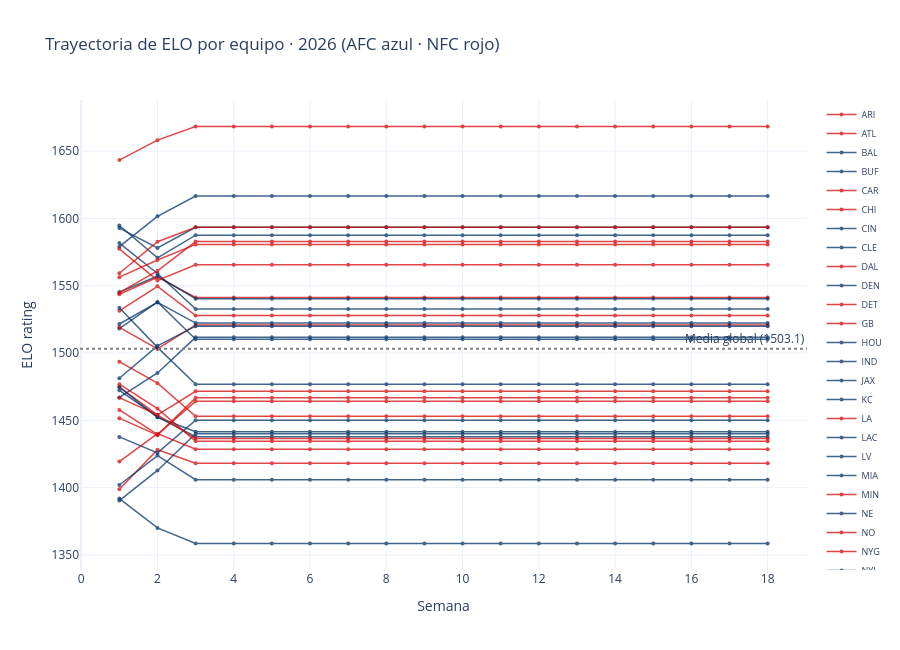

The notebook cell saved with this chart:
### Markdown cell above
## §7 · Trayectoria de ELO por equipo

Evolución del ELO de cada equipo a lo largo de la temporada, con los
resultados reales ya incorporados. Da clic en un equipo de la leyenda para
aislarlo (doble clic para volver a mostrar todos).

### Code cell
fig = go.Figure()

for t in sorted(elo_evolution_df['team'].unique()):
    t_df  = elo_evolution_df[elo_evolution_df['team'] == t].sort_values('week')
    color = AFC_COLOR if TEAM_CONF[t] == 'AFC' else NFC_COLOR
    fig.add_trace(go.Scatter(
        x=t_df['week'], y=t_df['elo_pre_week'],
        mode='lines+markers', name=t,
        line=dict(color=color, width=1.5),
        marker=dict(size=4),
        opacity=0.75,
        hovertemplate=f'<b>{t}</b><br>Semana %{{x}}<br>ELO: %{{y:.0f}}<extra></extra>',
    ))

fig.add_hline(y=GLOBAL_MEAN, line_dash='dot', line_color='gray',
              annotation_text=f'Media global ({GLOBAL_MEAN})')

fig.update_layout(
    title=f'Trayectoria de ELO por equipo · {SEASON} (AFC azul · NFC rojo)',
    xaxis_title='Semana', yaxis_title='ELO rating',
    template='plotly_white', height=650,
    legend=dict(font=dict(size=9)),
)
fig.show()

### Figure 1 — Plotly figure (JSON) as saved in the notebook; plotly's stock layout.template omitted (floating-point values rounded to 4 significant figures)
{"data": [{"hovertemplate": "<b>ARI</b><br>Semana %{x}<br>ELO: %{y:.0f}<extra></extra>", "line": {"color": "#D50A0A", "width": 1.5}, "marker": {"size": 4}, "mode": "lines+markers", "name": "ARI", "opacity": 0.75, "type": "scatter", "x": [1, 2, 3, 4, 5, 6, 7, 8, 9, 10, 11, 12, 13, 14, 15, 16, 17, 18], "y": [1399.0, 1428.0, 1418.0, 1418.0, 1418.0, 1418.0, 1418.0, 1418.0, 1418.0, 1418.0, 1418.0, 1418.0, 1418.0, 1418.0, 1418.0, 1418.0, 1418.0, 1418.0]}, {"hovertemplate": "<b>ATL</b><br>Semana %{x}<br>ELO: %{y:.0f}<extra></extra>", "line": {"color": "#D50A0A", "width": 1.5}, "marker": {"size": 4}, "mode": "lines+markers", "name": "ATL", "opacity": 0.75, "type": "scatter", "x": [1, 2, 3, 4, 5, 6, 7, 8, 9, 10, 11, 12, 13, 14, 15, 16, 17, 18], "y": [1494.0, 1478.0, 1453.0, 1453.0, 1453.0, 1453.0, 1453.0, 1453.0, 1453.0, 1453.0, 1453.0, 1453.0, 1453.0, 1453.0, 1453.0, 1453.0, 1453.0, 1453.0]}, {"hovertemplate": "<b>BAL</b><br>Semana %{x}<br>ELO: %{y:.0f}<extra></extra>", "line": {"color": "#013369", "width": 1.5}, "marker": {"size": 4}, "mode": "lines+markers", "name": "BAL", "opacity": 0.75, "type": "scatter", "x": [1, 2, 3, 4, 5, 6, 7, 8, 9, 10, 11, 12, 13, 14, 15, 16, 17, 18], "y": [1518.0, 1538.0, 1510.0, 1510.0, 1510.0, 1510.0, 1510.0, 1510.0, 1510.0, 1510.0, 1510.0, 1510.0, 1510.0, 1510.0, 1510.0, 1510.0, 1510.0, 1510.0]}, {"hovertemplate": "<b>BUF</b><br>Semana %{x}<br>ELO: %{y:.0f}<extra></extra>", "line": {"color": "#013369", "width": 1.5}, "marker": {"size": 4}, "mode": "lines+markers", "name": "BUF", "opacity": 0.75, "type": "scatter", "x": [1, 2, 3, 4, 5, 6, 7, 8, 9, 10, 11, 12, 13, 14, 15, 16, 17, 18], "y": [1579, 1602.0, 1617.0, 1617.0, 1617.0, 1617.0, 1617.0, 1617.0, 1617.0, 1617.0, 1617.0, 1617.0, 1617.0, 1617.0, 1617.0, 1617.0, 1617.0, 1617.0]}, {"hovertemplate": "<b>CAR</b><br>Semana %{x}<br>ELO: %{y:.0f}<extra></extra>", "line": {"color": "#D50A0A", "width": 1.5}, "marker": {"size": 4}, "mode": "lines+markers", "name": "CAR", "opacity": 0.75, "type": "scatter", "x": [1, 2, 3, 4, 5, 6, 7, 8, 9, 10, 11, 12, 13, 14, 15, 16, 17, 18], "y": [1458.0, 1440.0, 1464.0, 1464.0, 1464.0, 1464.0, 1464.0, 1464.0, 1464.0, 1464.0, 1464.0, 1464.0, 1464.0, 1464.0, 1464.0, 1464.0, 1464.0, 1464.0]}, {"hovertemplate": "<b>CHI</b><br>Semana %{x}<br>ELO: %{y:.0f}<extra></extra>", "line": {"color": "#D50A0A", "width": 1.5}, "marker": {"size": 4}, "mode": "lines+markers", "name": "CHI", "opacity": 0.75, "type": "scatter", "x": [1, 2, 3, 4, 5, 6, 7, 8, 9, 10, 11, 12, 13, 14, 15, 16, 17, 18], "y": [1531.0, 1550.0, 1528.0, 1528.0, 1528.0, 1528.0, 1528.0, 1528.0, 1528.0, 1528.0, 1528.0, 1528.0, 1528.0, 1528.0, 1528.0, 1528.0, 1528.0, 1528.0]}, {"hovertemplate": "<b>CIN</b><br>Semana %{x}<br>ELO: %{y:.0f}<extra></extra>", "line": {"color": "#013369", "width": 1.5}, "marker": {"size": 4}, "mode": "lines+markers", "name": "CIN", "opacity": 0.75, "type": "scatter", "x": [1, 2, 3, 4, 5, 6, 7, 8, 9, 10, 11, 12, 13, 14, 15, 16, 17, 18], "y": [1467.0, 1485.0, 1512.0, 1512.0, 1512.0, 1512.0, 1512.0, 1512.0, 1512.0, 1512.0, 1512.0, 1512.0, 1512.0, 1512.0, 1512.0, 1512.0, 1512.0, 1512.0]}, {"hovertemplate": "<b>CLE</b><br>Semana %{x}<br>ELO: %{y:.0f}<extra></extra>", "line": {"color": "#013369", "width": 1.5}, "marker": {"size": 4}, "mode": "lines+markers", "name": "CLE", "opacity": 0.75, "type": "scatter", "x": [1, 2, 3, 4, 5, 6, 7, 8, 9, 10, 11, 12, 13, 14, 15, 16, 17, 18], "y": [1438.0, 1426.0, 1450.0, 1450.0, 1450.0, 1450.0, 1450.0, 1450.0, 1450.0, 1450.0, 1450.0, 1450.0, 1450.0, 1450.0, 1450.0, 1450.0, 1450.0, 1450.0]}, {"hovertemplate": "<b>DAL</b><br>Semana %{x}<br>ELO: %{y:.0f}<extra></extra>", "line": {"color": "#D50A0A", "width": 1.5}, "marker": {"size": 4}, "mode": "lines+markers", "name": "DAL", "opacity": 0.75, "type": "scatter", "x": [1, 2, 3, 4, 5, 6, 7, 8, 9, 10, 11, 12, 13, 14, 15, 16, 17, 18], "y": [1475.0, 1454.0, 1472.0, 1472.0, 1472.0, 1472.0, 1472.0, 1472.0, 1472.0, 1472.0, 1472.0, 1472.0, 1472.0, 1472.0, 1472.0, 1472.0, 1472.0, 1472.0]}, {"hovertemplate": "<b>DEN</b><br>Semana %{x}<br>ELO: %{y:.0f}<extra></extra>", "line": {"color": "#013369", "width": 1.5}, "marker": {"size": 4}, "mode": "lines+markers", "name": "DEN", "opacity": 0.75, "type": "scatter", "x": [1, 2, 3, 4, 5, 6, 7, 8, 9, 10, 11, 12, 13, 14, 15, 16, 17, 18], "y": [1595.0, 1571.0, 1588.0, 1588.0, 1588.0, 1588.0, 1588.0, 1588.0, 1588.0, 1588.0, 1588.0, 1588.0, 1588.0, 1588.0, 1588.0, 1588.0, 1588.0, 1588.0]}, {"hovertemplate": "<b>DET</b><br>Semana %{x}<br>ELO: %{y:.0f}<extra></extra>", "line": {"color": "#D50A0A", "width": 1.5}, "marker": {"size": 4}, "mode": "lines+markers", "name": "DET", "opacity": 0.75, "type": "scatter", "x": [1, 2, 3, 4, 5, 6, 7, 8, 9, 10, 11, 12, 13, 14, 15, 16, 17, 18], "y": [1544.0, 1556.0, 1541.0, 1541.0, 1541.0, 1541.0, 1541.0, 1541.0, 1541.0, 1541.0, 1541.0, 1541.0, 1541.0, 1541.0, 1541.0, 1541.0, 1541.0, 1541.0]}, {"hovertemplate": "<b>GB</b><br>Semana %{x}<br>ELO: %{y:.0f}<extra></extra>", "line": {"color": "#D50A0A", "width": 1.5}, "marker": {"size": 4}, "mode": "lines+markers", "name": "GB", "opacity": 0.75, "type": "scatter", "x": [1, 2, 3, 4, 5, 6, 7, 8, 9, 10, 11, 12, 13, 14, 15, 16, 17, 18], "y": [1519.0, 1503, 1521.0, 1521.0, 1521.0, 1521.0, 1521.0, 1521.0, 1521.0, 1521.0, 1521.0, 1521.0, 1521.0, 1521.0, 1521.0, 1521.0, 1521.0, 1521.0]}, {"hovertemplate": "<b>HOU</b><br>Semana %{x}<br>ELO: %{y:.0f}<extra></extra>", "line": {"color": "#013369", "width": 1.5}, "marker": {"size": 4}, "mode": "lines+markers", "name": "HOU", "opacity": 0.75, "type": "scatter", "x": [1, 2, 3, 4, 5, 6, 7, 8, 9, 10, 11, 12, 13, 14, 15, 16, 17, 18], "y": [1582.0, 1559.0, 1533.0, 1533.0, 1533.0, 1533.0, 1533.0, 1533.0, 1533.0, 1533.0, 1533.0, 1533.0, 1533.0, 1533.0, 1533.0, 1533.0, 1533.0, 1533.0]}, {"hovertemplate": "<b>IND</b><br>Semana %{x}<br>ELO: %{y:.0f}<extra></extra>", "line": {"color": "#013369", "width": 1.5}, "marker": {"size": 4}, "mode": "lines+markers", "name": "IND", "opacity": 0.75, "type": "scatter", "x": [1, 2, 3, 4, 5, 6, 7, 8, 9, 10, 11, 12, 13, 14, 15, 16, 17, 18], "y": [1472.0, 1453.0, 1438.0, 1438.0, 1438.0, 1438.0, 1438.0, 1438.0, 1438.0, 1438.0, 1438.0, 1438.0, 1438.0, 1438.0, 1438.0, 1438.0, 1438.0, 1438.0]}, {"hovertemplate": "<b>JAX</b><br>Semana %{x}<br>ELO: %{y:.0f}<extra></extra>", "line": {"color": "#013369", "width": 1.5}, "marker": {"size": 4}, "mode": "lines+markers", "name": "JAX", "opacity": 0.75, "type": "scatter", "x": [1, 2, 3, 4, 5, 6, 7, 8, 9, 10, 11, 12, 13, 14, 15, 16, 17, 18], "y": [1545.0, 1557.0, 1540.0, 1540.0, 1540.0, 1540.0, 1540.0, 1540.0, 1540.0, 1540.0, 1540.0, 1540.0, 1540.0, 1540.0, 1540.0, 1540.0, 1540.0, 1540.0]}, {"hovertemplate": "<b>KC</b><br>Semana %{x}<br>ELO: %{y:.0f}<extra></extra>", "line": {"color": "#013369", "width": 1.5}, "marker": {"size": 4}, "mode": "lines+markers", "name": "KC", "opacity": 0.75, "type": "scatter", "x": [1, 2, 3, 4, 5, 6, 7, 8, 9, 10, 11, 12, 13, 14, 15, 16, 17, 18], "y": [1481.0, 1505.0, 1520.0, 1520.0, 1520.0, 1520.0, 1520.0, 1520.0, 1520.0, 1520.0, 1520.0, 1520.0, 1520.0, 1520.0, 1520.0, 1520.0, 1520.0, 1520.0]}, {"hovertemplate": "<b>LA</b><br>Semana %{x}<br>ELO: %{y:.0f}<extra></extra>", "line": {"color": "#D50A0A", "width": 1.5}, "marker": {"size": 4}, "mode": "lines+markers", "name": "LA", "opacity": 0.75, "type": "scatter", "x": [1, 2, 3, 4, 5, 6, 7, 8, 9, 10, 11, 12, 13, 14, 15, 16, 17, 18], "y": [1577.0, 1554.0, 1566.0, 1566.0, 1566.0, 1566.0, 1566.0, 1566.0, 1566.0, 1566.0, 1566.0, 1566.0, 1566.0, 1566.0, 1566.0, 1566.0, 1566.0, 1566.0]}, {"hovertemplate": "<b>LAC</b><br>Semana %{x}<br>ELO: %{y:.0f}<extra></extra>", "line": {"color": "#013369", "width": 1.5}, "marker": {"size": 4}, "mode": "lines+markers", "name": "LAC", "opacity": 0.75, "type": "scatter", "x": [1, 2, 3, 4, 5, 6, 7, 8, 9, 10, 11, 12, 13, 14, 15, 16, 17, 18], "y": [1534.0, 1504.0, 1477.0, 1477.0, 1477.0, 1477.0, 1477.0, 1477.0, 1477.0, 1477.0, 1477.0, 1477.0, 1477.0, 1477.0, 1477.0, 1477.0, 1477.0, 1477.0]}, {"hovertemplate": "<b>LV</b><br>Semana %{x}<br>ELO: %{y:.0f}<extra></extra>", "line": {"color": "#013369", "width": 1.5}, "marker": {"size": 4}, "mode": "lines+markers", "name": "LV", "opacity": 0.75, "type": "scatter", "x": [1, 2, 3, 4, 5, 6, 7, 8, 9, 10, 11, 12, 13, 14, 15, 16, 17, 18], "y": [1390.0, 1413.0, 1440.0, 1440.0, 1440.0, 1440.0, 1440.0, 1440.0, 1440.0, 1440.0, 1440.0, 1440.0, 1440.0, 1440.0, 1440.0, 1440.0, 1440.0, 1440.0]}, {"hovertemplate": "<b>MIA</b><br>Semana %{x}<br>ELO: %{y:.0f}<extra></extra>", "line": {"color": "#013369", "width": 1.5}, "marker": {"size": 4}, "mode": "lines+markers", "name": "MIA", "opacity": 0.75, "type": "scatter", "x": [1, 2, 3, 4, 5, 6, 7, 8, 9, 10, 11, 12, 13, 14, 15, 16, 17, 18], "y": [1475.0, 1452.0, 1442.0, 1442.0, 1442.0, 1442.0, 1442.0, 1442.0, 1442.0, 1442.0, 1442.0, 1442.0, 1442.0, 1442.0, 1442.0, 1442.0, 1442.0, 1442.0]}, {"hovertemplate": "<b>MIN</b><br>Semana %{x}<br>ELO: %{y:.0f}<extra></extra>", "line": {"color": "#D50A0A", "width": 1.5}, "marker": {"size": 4}, "mode": "lines+markers", "name": "MIN", "opacity": 0.75, "type": "scatter", "x": [1, 2, 3, 4, 5, 6, 7, 8, 9, 10, 11, 12, 13, 14, 15, 16, 17, 18], "y": [1545.0, 1561, 1583.0, 1583.0, 1583.0, 1583.0, 1583.0, 1583.0, 1583.0, 1583.0, 1583.0, 1583.0, 1583.0, 1583.0, 1583.0, 1583.0, 1583.0, 1583.0]}, {"hovertemplate": "<b>NE</b><br>Semana %{x}<br>ELO: %{y:.0f}<extra></extra>", "line": {"color": "#013369", "width": 1.5}, "marker": {"size": 4}, "mode": "lines+markers", "name": "NE", "opacity": 0.75, "type": "scatter", "x": [1, 2, 3, 4, 5, 6, 7, 8, 9, 10, 11, 12, 13, 14, 15, 16, 17, 18], "y": [1593.0, 1578.0, 1593.0, 1593.0, 1593.0, 1593.0, 1593.0, 1593.0, 1593.0, 1593.0, 1593.0, 1593.0, 1593.0, 1593.0, 1593.0, 1593.0, 1593.0, 1593.0]}, {"hovertemplate": "<b>NO</b><br>Semana %{x}<br>ELO: %{y:.0f}<extra></extra>", "line": {"color": "#D50A0A", "width": 1.5}, "marker": {"size": 4}, "mode": "lines+markers", "name": "NO", "opacity": 0.75, "type": "scatter", "x": [1, 2, 3, 4, 5, 6, 7, 8, 9, 10, 11, 12, 13, 14, 15, 16, 17, 18], "y": [1452.0, 1439, 1467.0, 1467.0, 1467.0, 1467.0, 1467.0, 1467.0, 1467.0, 1467.0, 1467.0, 1467.0, 1467.0, 1467.0, 1467.0, 1467.0, 1467.0, 1467.0]}, {"hovertemplate": "<b>NYG</b><br>Semana %{x}<br>ELO: %{y:.0f}<extra></extra>", "line": {"color": "#D50A0A", "width": 1.5}, "marker": {"size": 4}, "mode": "lines+markers", "name": "NYG", "opacity": 0.75, "type": "scatter", "x": [1, 2, 3, 4, 5, 6, 7, 8, 9, 10, 11, 12, 13, 14, 15, 16, 17, 18], "y": [1419.0, 1440.0, 1429.0, 1429.0, 1429.0, 1429.0, 1429.0, 1429.0, 1429.0, 1429.0, 1429.0, 1429.0, 1429.0, 1429.0, 1429.0, 1429.0, 1429.0, 1429.0]}, {"hovertemplate": "<b>NYJ</b><br>Semana %{x}<br>ELO: %{y:.0f}<extra></extra>", "line": {"color": "#013369", "width": 1.5}, "marker": {"size": 4}, "mode": "lines+markers", "name": "NYJ", "opacity": 0.75, "type": "scatter", "x": [1, 2, 3, 4, 5, 6, 7, 8, 9, 10, 11, 12, 13, 14, 15, 16, 17, 18], "y": [1402.0, 1424.0, 1406.0, 1406.0, 1406.0, 1406.0, 1406.0, 1406.0, 1406.0, 1406.0, 1406.0, 1406.0, 1406.0, 1406.0, 1406.0, 1406.0, 1406.0, 1406.0]}, {"hovertemplate": "<b>PHI</b><br>Semana %{x}<br>ELO: %{y:.0f}<extra></extra>", "line": {"color": "#D50A0A", "width": 1.5}, "marker": {"size": 4}, "mode": "lines+markers", "name": "PHI", "opacity": 0.75, "type": "scatter", "x": [1, 2, 3, 4, 5, 6, 7, 8, 9, 10, 11, 12, 13, 14, 15, 16, 17, 18], "y": [1556.0, 1569.0, 1581.0, 1581.0, 1581.0, 1581.0, 1581.0, 1581.0, 1581.0, 1581.0, 1581.0, 1581.0, 1581.0, 1581.0, 1581.0, 1581.0, 1581.0, 1581.0]}, {"hovertemplate": "<b>PIT</b><br>Semana %{x}<br>ELO: %{y:.0f}<extra></extra>", "line": {"color": "#013369", "width": 1.5}, "marker": {"size": 4}, "mode": "lines+markers", "name": "PIT", "opacity": 0.75, "type": "scatter", "x": [1, 2, 3, 4, 5, 6, 7, 8, 9, 10, 11, 12, 13, 14, 15, 16, 17, 18], "y": [1522.0, 1538.0, 1522.0, 1522.0, 1522.0, 1522.0, 1522.0, 1522.0, 1522.0, 1522.0, 1522.0, 1522.0, 1522.0, 1522.0, 1522.0, 1522.0, 1522.0, 1522.0]}, {"hovertemplate": "<b>SEA</b><br>Semana %{x}<br>ELO: %{y:.0f}<extra></extra>", "line": {"color": "#D50A0A", "width": 1.5}, "marker": {"size": 4}, "mode": "lines+markers", "name": "SEA", "opacity": 0.75, "type": "scatter", "x": [1, 2, 3, 4, 5, 6, 7, 8, 9, 10, 11, 12, 13, 14, 15, 16, 17, 18], "y": [1643.0, 1658.0, 1668.0, 1668.0, 1668.0, 1668.0, 1668.0, 1668.0, 1668.0, 1668.0, 1668.0, 1668.0, 1668.0, 1668.0, 1668.0, 1668.0, 1668.0, 1668.0]}, {"hovertemplate": "<b>SF</b><br>Semana %{x}<br>ELO: %{y:.0f}<extra></extra>", "line": {"color": "#D50A0A", "width": 1.5}, "marker": {"size": 4}, "mode": "lines+markers", "name": "SF", "opacity": 0.75, "type": "scatter", "x": [1, 2, 3, 4, 5, 6, 7, 8, 9, 10, 11, 12, 13, 14, 15, 16, 17, 18], "y": [1559.0, 1583.0, 1593.0, 1593.0, 1593.0, 1593.0, 1593.0, 1593.0, 1593.0, 1593.0, 1593.0, 1593.0, 1593.0, 1593.0, 1593.0, 1593.0, 1593.0, 1593.0]}, {"hovertemplate": "<b>TB</b><br>Semana %{x}<br>ELO: %{y:.0f}<extra></extra>", "line": {"color": "#D50A0A", "width": 1.5}, "marker": {"size": 4}, "mode": "lines+markers", "name": "TB", "opacity": 0.75, "type": "scatter", "x": [1, 2, 3, 4, 5, 6, 7, 8, 9, 10, 11, 12, 13, 14, 15, 16, 17, 18], "y": [1477.0, 1459.0, 1434.0, 1434.0, 1434.0, 1434.0, 1434.0, 1434.0, 1434.0, 1434.0, 1434.0, 1434.0, 1434.0, 1434.0, 1434.0, 1434.0, 1434.0, 1434.0]}, {"hovertemplate": "<b>TEN</b><br>Semana %{x}<br>ELO: %{y:.0f}<extra></extra>", "line": {"color": "#013369", "width": 1.5}, "marker": {"size": 4}, "mode": "lines+markers", "name": "TEN", "opacity": 0.75, "type": "scatter", "x": [1, 2, 3, 4, 5, 6, 7, 8, 9, 10, 11, 12, 13, 14, 15, 16, 17, 18], "y": [1392.0, 1370.0, 1359.0, 1359.0, 1359.0, 1359.0, 1359.0, 1359.0, 1359.0, 1359.0, 1359.0, 1359.0, 1359.0, 1359.0, 1359.0, 1359.0, 1359.0, 1359.0]}, {"hovertemplate": "<b>WAS</b><br>Semana %{x}<br>ELO: %{y:.0f}<extra></extra>", "line": {"color": "#D50A0A", "width": 1.5}, "marker": {"size": 4}, "mode": "lines+markers", "name": "WAS", "opacity": 0.75, "type": "scatter", "x": [1, 2, 3, 4, 5, 6, 7, 8, 9, 10, 11, 12, 13, 14, 15, 16, 17, 18], "y": [1467.0, 1454.0, 1436.0, 1436.0, 1436.0, 1436.0, 1436.0, 1436.0, 1436.0, 1436.0, 1436.0, 1436.0, 1436.0, 1436.0, 1436.0, 1436.0, 1436.0, 1436.0]}], "layout": {"annotations": [{"showarrow": false, "text": "Media global (1503.1)", "x": 1, "xanchor": "right", "xref": "x domain", "y": 1503.0, "yanchor": "bottom", "yref": "y"}], "height": 650, "legend": {"font": {"size": 9}}, "shapes": [{"line": {"color": "gray", "dash": "dot"}, "type": "line", "x0": 0, "x1": 1, "xref": "x domain", "y0": 1503.0, "y1": 1503.0, "yref": "y"}], "title": {"text": "Trayectoria de ELO por equipo · 2026 (AFC azul · NFC rojo)"}, "xaxis": {"title": {"text": "Semana"}}, "yaxis": {"title": {"text": "ELO rating"}}}}
